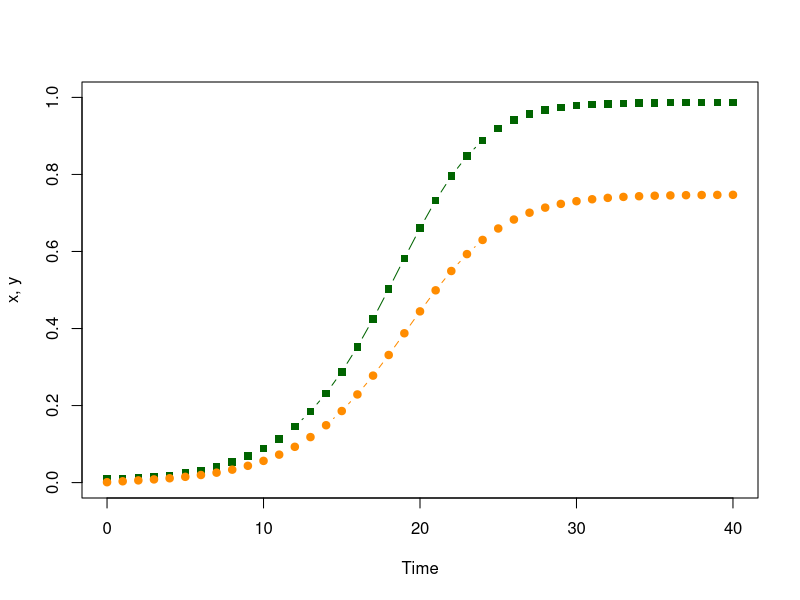
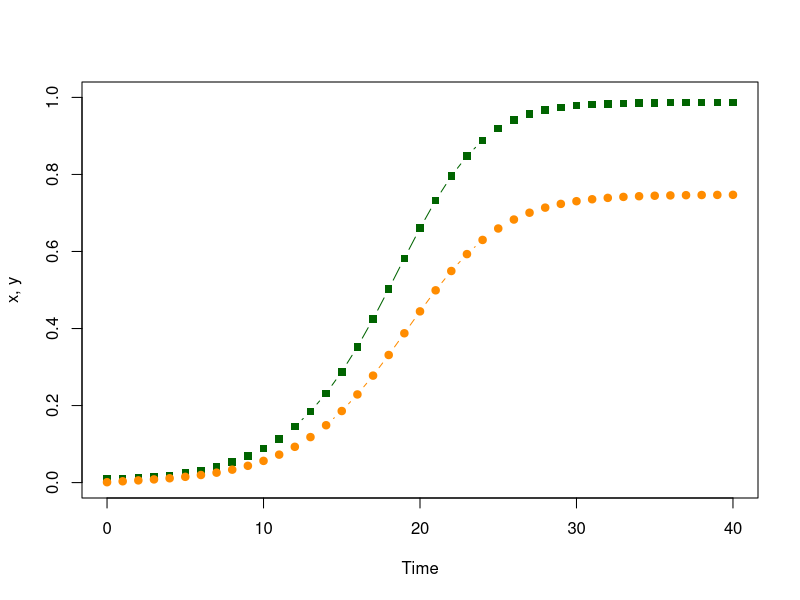
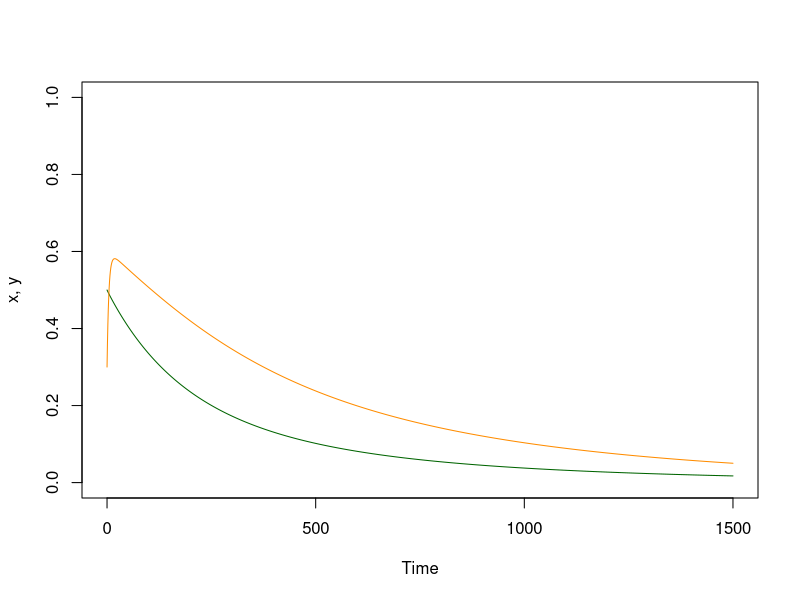
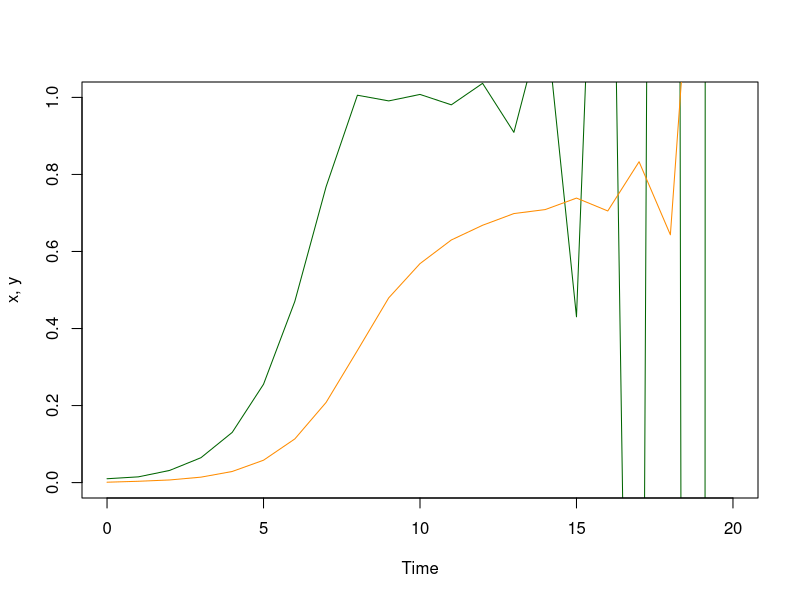
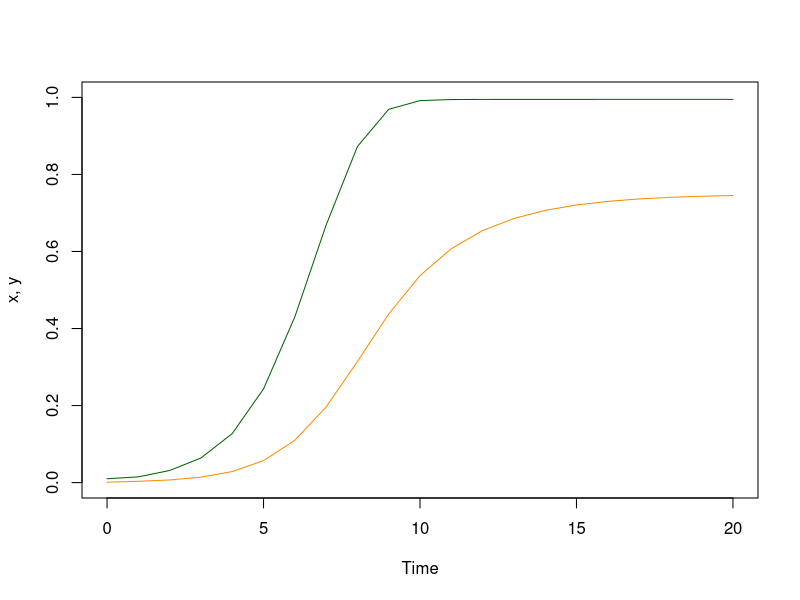
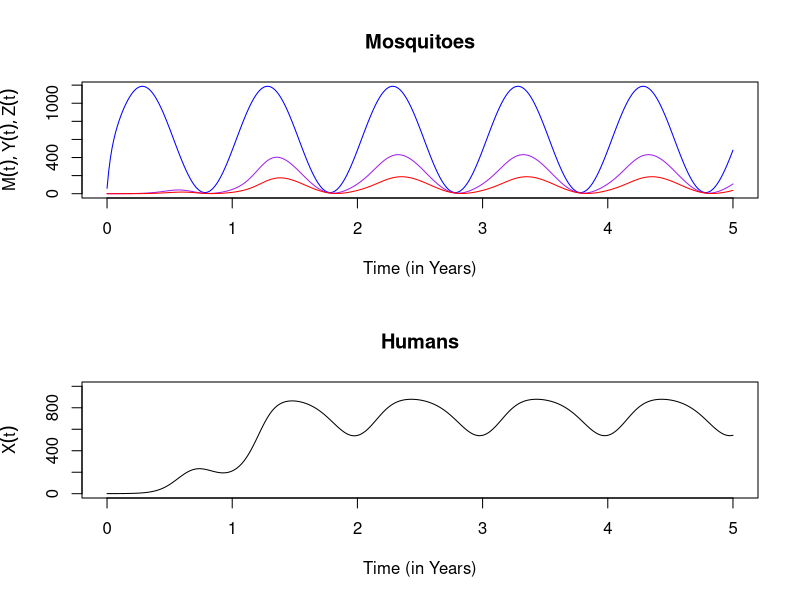
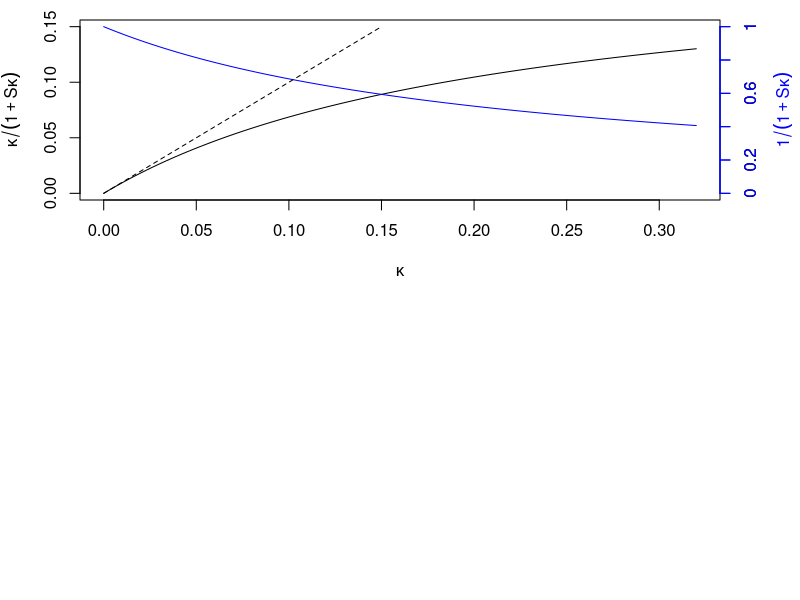
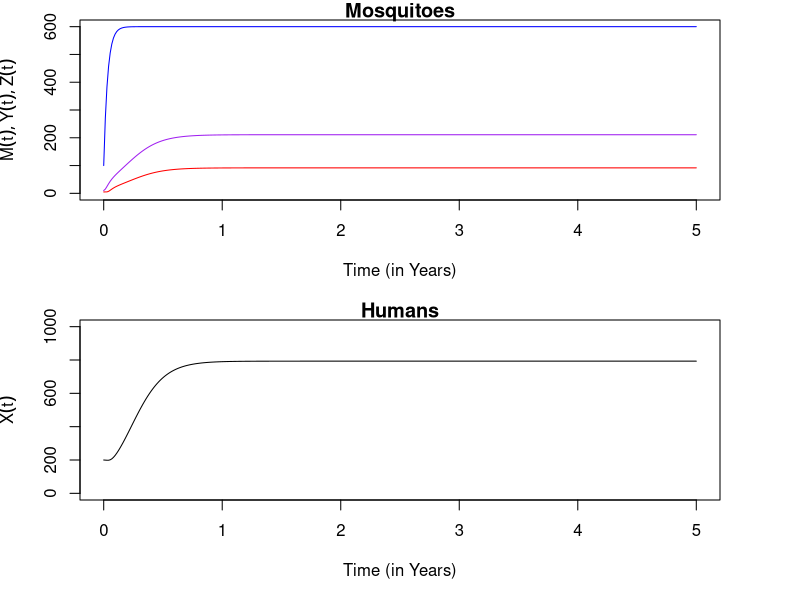

The R source for these figures, in order:
## ---- chunk 1
knitr::write_bib(c("knitr", "book"), "", width = 60)

# automatically create a bib database for R packages
knitr::write_bib(c(
  .packages(), 'bookdown', 'knitr', 'rmarkdown'
), 'packages.bib')
## ---- chunk 2
# Initial Conditions, as a Named Vector
x0 = .01
y0 = .001
xy = c(t=0, x=x0, y=y0)
## ---- chunk 3
# The Parameters, as a Named Vector
par = list(
  s = 1/200, # The fraction of infections that clear each day
  u = 1/12,  # The fraction of mosquitoes that die each day
  a = 1/4,   # The fraction of mosquitoes that blood feed on a human each day
  m = 2      # The number of mosquitoes per human
) 
## ---- chunk 4
dts_xy_1 = function(xy, p){with(as.list(xy), with(p,{
  xn = x + m*a*y*(1-x) - s*x
  yn = y + a*x*(1-y) - u*y
  return(c(t=t+1, x=xn, y=yn))
}))}
## ---- chunk 5
# xy_t stores the values of the variables
xy_t = xy 
## ---- chunk 6
# Compute and store the values of the variables  
xy = dts_xy_1(xy, par)
xy_t = rbind(xy_t, xy)
## ---- chunk 7
# Print 
print(xy) 
## ---- chunk 8
# Iterate to compute the values as they change over time 
for(t in 2:40){
  xy = dts_xy_1(xy, par) 
  xy_t = rbind(xy_t, xy) 
} 
## ---- chunk 9
print(tail(xy_t, 3)) 
## ---- chunk 10
with(data.frame(xy_t),{
  plot(t, x, type = "b", ylim = c(0,1), col = "darkgreen", ylab = "x, y", xlab = "Time", pch=15)
  lines(t, y, type = "b", col = "darkorange", pch =19)
})
## ---- chunk 11
# The last value is still stored as xy; the [-1] omits t
xy[-1] - dts_xy_1(xy, par)[-1]
## ---- chunk 12
for(i in 41:140){
  xy = dts_xy_1(xy, par)
  xy_t = rbind(xy_t, xy) 
} 
xy[-1] - dts_xy_1(xy, par)[-1]
## ---- chunk 13
# Compute the steady state 
find_eq_dts_1 = function(par){with(par,{
  xx = (m*a^2 - s*u)/ (m*a^2 + s*a)
  yy = a*xx/(u+a*xx) 
  c(x=xx,y=yy)
})}
## ---- chunk 14
xy[-1]
find_eq_dts_1(par) 
## ---- chunk 15
verify_dts_1 = function(xy, pars){
  sum(abs(xy[-1] - find_eq_dts_1(pars))) 
}
verify_dts_1(xy, par)
## ---- chunk 16
check_it_dts_1 = function(xy, pars, tol=1e-9)
{
  verify_dts_1(xy, pars) < tol
}
check_it_dts_1(xy, par)
## ---- chunk 17
solve_dts_xy_1 = function(pars, x0=.01, y0 = 0.001, tmax=100){
   xy = c(t=0, x=x0, y=y0) 
   xy_t = xy 
   for(t in 1:tmax){
     xy = dts_xy_1(xy, pars)
     xy_t = rbind(xy_t, xy)
   }
   return(list(t=xy_t[,1], x=xy_t[,2], y = xy_t[,3], last = xy)) 
}
## ---- chunk 18
plot_xy = function(xy_t, add_points = FALSE){with(xy_t,{
  llty = "l"
  if(add_points == TRUE) llty = "b"
  plot(t, x, type = llty, ylim = c(0,1), col = "darkgreen", ylab = "x, y", xlab = "Time", pch=15)
  lines(t, y, type = llty, col = "darkorange", pch =19)
})}
## ---- chunk 19
plot_xy(solve_dts_xy_1(par, tmax=40), add_points=TRUE) 
## ---- chunk 20
par1 = par
par1$m = 0.005
find_eq_dts_1(par1)
## ---- chunk 21
plot_xy(solve_dts_xy_1(par1, x0 = .5, y0=.3, tmax=1500)) 
## ---- chunk 22
m_crit = with(par, s*u/a^2)
m_crit 
## ---- chunk 23
par2 = par
par2$m = m_crit
find_eq_dts_1(par2)
## ---- chunk 24
par3 = par
par3$m = 20 
plot_xy(solve_dts_xy_1(par3, x0 = .01, y0=.001, tmax=20)) 
## ---- chunk 25
find_eq_dts_2 = function(pars){with(pars,{
   f_xx = function(x, pp){with(pp,{
     xx = (1 - exp(-m*a^2*x/(u+a*x)))*(1-x) - s*x
     y = a*xx/(u+a*xx)
     yy = u*y + a*xx*(1-y) 
     return(xx^2 + yy^2)
   })}
   xx = optimize(f_xx, c(0,1), pp=pars)$min
   yy = a*xx/(u+a*xx) 
   c(xx, yy)
})}
## ---- chunk 26
find_eq_dts_2(par3)
## ---- chunk 27
dts_xy_2 = function(xy, p){with(as.list(xy), with(p,{
  xn = x - s*x + (1-exp(-m*a*y))*(1-x) 
  yn = y - u*y + a*x*(1-y) 
  t=t+1
  return(c(t=t, x=xn, y=yn))
}))}
## ---- chunk 28
solve_dts_xy_2 = function(pars, x0=.01, y0 = 0.001, tmax=100){
   xy = c(t=0, x=x0, y=y0) 
   xy_t = xy 
   for(t in 1:tmax){
     xy = dts_xy_2(xy, pars)
     xy_t = rbind(xy_t, xy)
   }
   return(list(t=xy_t[,1], x=xy_t[,2], y = xy_t[,3], last = xy)) 
}
## ---- chunk 29
plot_xy(solve_dts_xy_2(par3, x0 = .01, y0=.001, tmax=20)) 
## ---- chunk 30
find_eq_dts_2(par3)
## ---- chunk 31
solve_dts_xy_2(par3, x0=.1, y0=.05,tmax=300)$last[-1]
## ---- chunk 32
verify_dts_2 = function(pars, x0 = .1, y0=.05, tmax=200){
  xyt = solve_dts_xy_2(pars, x0=x0, y0=y0, tmax=tmax)
  sum(abs(xyt$last[-1] - find_eq_dts_2(pars))) 
}
## ---- chunk 33
verify_dts_2(par3, tmax=300)
## ---- chunk 34
check_it_dts_2 = function(pars, x0 = .1, y0=.05, tmax=200, tol=1e-5)
{
  verify_dts_2(pars, x0, y0, tmax) < tol
}
check_it_dts_2(par3, tmax=200)
## ---- chunk 35
# The Parameters, as a Named Vector
par = list(
  r = 1/200, # The fraction of infections that clear each day
  g = 1/12,  # The fraction of mosquitoes that die each day
  a = 1/4,   # The fraction of mosquitoes that blood feed on a human each day
  m = 2      # The number of mosquitoes per human
) 
## ---- chunk 36
dAronMay = function(t, y, params){with(params,{
 
  # Variables  
  if(t<=tau) ylag<-y0 else ylag <- lagvalue(t-tau)
  M=y[1]; M_tau = ylag[1]
  Y=y[2]; Y_tau = ylag[2]; 
  Z=y[3]; 
  X=y[4]; X_tau = ylag[4]
   
  # Terms 
  kappa = c*X/H; kappa_tau = c*X_tau/H
  h = b*f*q*Z/H 
   
  # Dynamics 
  dM = Lambda(t) - g*M
  dY = f*q*kappa*(M-Y) -g*Y
  dZ = f*q*kappa_tau*(M_tau-Y_tau)*exp(-g*tau) -g*Z
  dX = h*(H-X)-r*X
  
  return(list(c(dM, dY, dZ, dX)))
})} 
## ---- chunk 37
y0= c(M=60, Y=0, Z=0, X=1)
## ---- chunk 38
y0
## ---- chunk 39
as.list(y0)$M
## ---- chunk 40
with(as.list(y0), {
  M
})
## ---- chunk 41
makeParams = function(y0, 
                      g=1/12, f=1/2.5, q=0.95,  
                      c=0.15,
                      b=0.55, r=1/200, H=1000,  
                      m=.05, ss=1,  
                      tau=10  
                      ){
  ss = min(1,max(0, ss))
  Lambda = function(t){m*H*(1 + ss*sin(2*pi*t/365))}
  return(list(y0=y0,g=g,f=f,q=q,c=c,
              H=H,m=m,tau=tau,b=b,r=r,Lambda=Lambda))
} 
params = makeParams(y0)
## ---- chunk 42
tt = seq(0,5*365, by=5) 
## ---- chunk 43
require(deSolve)
yout <- dede(y=y0, times=tt, func=dAronMay, parms=params) 
## ---- chunk 44
plotTS_AronMay = function(yout){with(data.frame(yout),{
  par(mfrow = c(2,1))
  plot(time/365, M, type = "l", col = "blue", ylim = range(0,M), 
       xlab = "Time (in Years)", 
       ylab = expression(list(M(t), Y(t), Z(t))), 
       main = "Mosquitoes")
  lines(time/365, Y, col = "purple")
  lines(time/365, Z, col = "red")
  
  plot(time/365, X, ylim = c(0,1000), type = "l", 
       xlab = "Time (in Years)", 
       ylab = expression(X(t)), 
       main = "Humans")
})}
## ---- chunk 45
plotTS_AronMay(yout)
## ---- chunk 46
par(mar= c(5,4,1,4))
S = with(params, f*q/g) 
mk=0.15
kappa = seq(0,.32, length.out=100)
plot(kappa, kappa/(1+S*kappa), type = "l", xlab=expression(kappa), ylim = c(0,mk), ylab = "")
lines(kappa, mk/(1+S*kappa), col = "blue")
segments(0,0,mk,mk, lty = 2)
axis(4, mk*c(0:5)/5, c(0:5)/5, col = "blue")
mtext(expression(kappa/(1+S*kappa)),2, 2.8)
mtext(expression(1/(1+S*kappa)), 4, 2.8, col = "blue")
axis(4, mk*c(0:5)/5, c(0:5)/5, col = "blue", col.ticks ="blue", col.axis="blue")
## ---- chunk 47
y0=c(M=100, Y=10, Z=5, X=200)
paramsSteady = makeParams(y0, ss=0)
## ---- chunk 48
dede(y0, times=tt, func=dAronMay, parms=paramsSteady) -> yout
tail(yout, 1)[-1] -> eq1 
eq1
## ---- chunk 49
plotTS_AronMay(yout)
## ---- chunk 50
steadyStates_AronMay = function(params){with(params,{
  Lambda = m*H
  Meq = Lambda/g
  S = with(paramsSteady, f*q/g)
  V = m*S^2*exp(-g*tau)
  R0 = b*c*V/r
  x = ifelse(R0>1,(R0-1)/(R0+c*S), 0) 
  Xeq = x*H
  kappa = c*x
  Yeq = S*kappa/(1+S*kappa)*Meq 
  Zeq = Yeq*exp(-g*tau) 
  EIR = f*q*Zeq/H
  FoI = b*EIR
  aEIR = 365*EIR 
  aFoI = 365*FoI 
  extra=c(S=S, V=V, R0=R0, x=x, kappa=kappa, 
          EIR=EIR, FoI=FoI)
  annual =c(aEIR = aEIR, aFoI=aFoI)
  list(std=c(M=Meq, Y=Yeq, Z=Zeq, X=Xeq), 
       extra=signif(extra, 3),
       annual = signif(annual,3)) 
})}
steadyStates_AronMay(paramsSteady) -> eq2
eq2
## ---- chunk 51
rbind(eq1=eq1, eq2=eq2$std)
## ---- chunk 52
compareTS_AronMay = function(yout1, yout2){
  dta1 = data.frame(yout1) 
  dta2 = data.frame(yout2) 
  par(mfrow = c(2,2))
  with(dta1,plot(time/365, M, type = "l", col = "blue", 
       xlab = "Time (in Years)", 
       ylab = expression(M(t)), 
       main = "Mosquitoes"))
  with(dta2, lines(time/365, M, col = "blue", lty=2))
  yrng = range(dta1$Y, dta2$Y)
  with(dta1,plot(time/365, Y, type = "l", ylim = yrng, col = "purple", 
       xlab = "Time (in Years)", 
       ylab = expression(Y(t)), 
       main = "Infected Mosquitoes"))
  with(dta2, lines(time/365, Y, col = "purple", lty=2))
  zrng = range(dta1$Z, dta2$Z)
  with(dta1,plot(time/365, Z, type = "l", ylim = zrng, col = "red", 
       xlab = "Time (in Years)", 
       ylab = expression(Z(t)), 
       main = "Infectious Mosquitoes"))
  with(dta2, lines(time/365, Z, col = "red", lty=2))
  xrng = range(dta1$X, dta2$X)
  with(dta1,plot(time/365, X, ylim = xrng, type = "l", 
       xlab = "Time (in Years)", 
       ylab = expression(X(t)), 
       main = "Infected Humans"))
  with(dta2, lines(time/365, X, lty=2))
}
## ---- chunk 53
makeParamsThresh = function(y0, 
                      g=1/12, f=1/2.5, q=0.95,  
                      c=0.15,
                      b=0.55, r=1/200, H=1000,  
                      ss=1, R0=1, 
                      tau=10  
                      ){
  S = f*q/g 
  m = R0*r/(b*c*S^2*exp(-g*tau))
  ss = min(1,max(0, ss))
return(list(y0=y0,g=g,f=f,q=q,c=c,H=H,tau=tau,b=b,r=r,
  Lambda = function(t){m*H*(1 + ss*sin(2*pi*t/365))})) 
} 
## ---- chunk 54
yI = c(M=2, Y=0, Z=0, X=10)
tt = seq(0, 7300, by=5)

paramsA = makeParamsThresh(yI, R0=1.02, ss=0)
paramsB = makeParamsThresh(yI, R0=1.02)
youtA <- dede(y=yI, times=tt, func=dAronMay, parms=paramsA) 
youtB <- dede(y=yI, times=tt, func=dAronMay, parms=paramsB) 

compareTS_AronMay(youtB, youtA)
## ---- chunk 55
y1 = c(M=1100, Y=100, Z=100, X=100)
tt = seq(0, 830, by =1)
params1 = makeParams(y1)
yout0 <- dede(y=y0, times=tt, func=dAronMay, parms=params) 
yout1 <- dede(y=y1, times=tt, func=dAronMay, parms=params1) 
compareTS_AronMay(yout0, yout1)
## ---- chunk 56
yI = c(M=20, Y=5, Z=1, X=100)
tt = seq(0, 7300, by=5)

paramsC = makeParamsThresh(yI, R0=2, ss=0)
paramsD = makeParamsThresh(yI, R0=2)
youtC <- dede(y=yI, times=tt, func=dAronMay, parms=paramsC) 
youtD <- dede(y=yI, times=tt, func=dAronMay, parms=paramsD) 

compareTS_AronMay(youtD, youtC)
## ---- chunk 57
BasicAquatic_dML = function(t, y, params){with(c(params, as.list(y)),{
   
  # Terms 
  Lambda = psi*exp(-sigma*L)*L/2 
  eta = chi*f*M 
   
  # Dynamics 
  dM = Lambda - g*M
  dL = eta - (psi*exp(-sigma*L) + phi + theta*L)*L 
  
  return(list(c(dM, dL)))
})} 
## ---- chunk 58
makePar_BasicAquatic = function(f=1/2.5, g=1/10, chi = 50, psi = 1/10, phi = 1/10, theta = 1/100, sigma=0){
  list(f=f, g=g, chi=chi, psi=psi, phi=phi, theta=theta, sigma=sigma)
}
## ---- chunk 59
tt = seq(0,100, by=1) 
y0 = c(M=1, L=1)
params = makePar_BasicAquatic()
params1 = makePar_BasicAquatic(phi=1)
params2 = makePar_BasicAquatic(theta=1/10)
params3 = makePar_BasicAquatic(sigma=1/100, theta=0)
## ---- chunk 60
require(deSolve)
yout  <- lsode(y=y0, times=tt, func=BasicAquatic_dML, parms=params) 
yout1 <- lsode(y=y0, times=tt, func=BasicAquatic_dML, parms=params1) 
yout2 <- lsode(y=y0, times=tt, func=BasicAquatic_dML, parms=params2) 
yout3 <- lsode(y=y0, times=tt, func=BasicAquatic_dML, parms=params3) 
## ---- chunk 61
plotML = function(out, llwd=1, clrL = "blue", clrM="red"){with(data.frame(out),{
  plot(time, L, type = "l", lwd=llwd, col = clrL, xlab = "Time (Days)", ylab = "Density") 
  lines(time, M, col = clrM, lwd=llwd) 
})}

addML = function(out, llty = 2, llwd=1, clrL = "blue", clrM="red"){with(data.frame(out),{
  lines(time, L, col = clrL, lty=llty, lwd=llwd) 
  lines(time, M, col = clrM, lty=llty, lwd=llwd) 
})}

## ---- chunk 62
plotML(yout)
addML(yout1, clrL = "darkblue", clrM="darkred", llwd=1.5)
## ---- chunk 63
plotML(yout)
addML(yout2, clrL = "darkblue", clrM="darkred", llwd=1.5)
## ---- chunk 64
plotML(yout)
addML(yout3, clrL = "darkblue", clrM="darkred", llwd=1.5)
## ---- chunk 65
plot(1,1)
